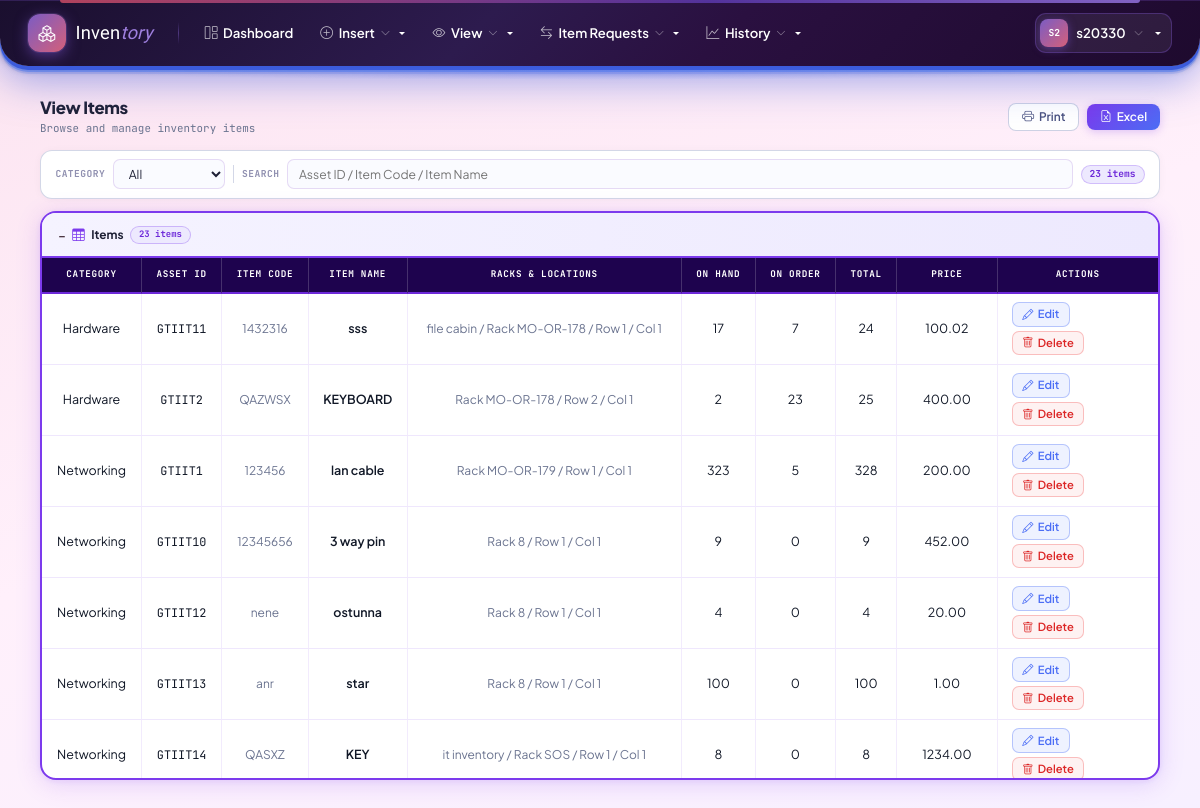
/items/ (signed in), run on the app's committed database.
### inventory/models.py (models this page shows, shortened)
class User(AbstractUser):
    REQUIRED_FIELDS = ['email']
    stage = models.PositiveSmallIntegerField(default=1)
    full_name = models.CharField(max_length=200, blank=True, default='')
    mobile_number = models.CharField(max_length=30, blank=True, default='')
    category = models.CharField(
        max_length=50,
        blank=True,
        null=True
    )
    admin_section = models.CharField(
        max_length=100,
        blank=True,
        null=True
    )
    admin_department = models.CharField(
        max_length=100,
        blank=True,
        null=True
    )
    department = models.CharField(
        max_length=100,
        blank=True,
        null=True
    )
    section = models.CharField(
        max_length=100,
        blank=True,
        null=True
    )
    is_active = models.BooleanField(
        default=True,
        help_text='Designates whether this user should be treated as active.'
    )
    def is_stage1(self):
        return self.is_superuser or self.stage == 1
    def can_edit(self):
        return self.is_stage1() or self.is_stage2()
    def can_approve_issue_requests(self):
        return self.is_stage1() or self.is_stage2()
    def can_request_issue(self):
        return True  # all stages allowed
    def can_issue_items(self):
        return self.is_stage1() or self.is_stage2()
    def can_manage_users(self):
        return self.is_stage1()
    def allowed_categories(self):
        if self.is_stage1() or self.is_stage2():
            return [choice[0] for choice in CATEGORY_CHOICES]
        return []  # Stage 3 has no category access
    class Meta:
        verbose_name = 'User'
        verbose_name_plural = 'Users'

class Product(models.Model):
    category = models.CharField(max_length=20, choices=CATEGORY_CHOICES, db_index=True)
    asset_id = models.CharField(max_length=100, blank=True)
    item_code = models.CharField(max_length=100, blank=True, default='')
    item_name = models.CharField(max_length=200)
    cabin_name = models.CharField(max_length=100, blank=True, default='')
    row_number = models.PositiveIntegerField(null=True, blank=True)
    column_number = models.PositiveIntegerField(null=True, blank=True)
    measurement_unit = models.CharField(max_length=20, choices=MEASUREMENT_UNIT_CHOICES, blank=True, default='')
    measurement_value = models.CharField(max_length=200, blank=True, default='')
    location = models.CharField(max_length=200, blank=True, default='')
    quantity_available = models.PositiveIntegerField(default=0)
    requested_count = models.PositiveIntegerField(default=0)
    price = models.DecimalField(max_digits=12, decimal_places=2, null=True, blank=True)
    rack = models.ForeignKey(Rack, on_delete=models.SET_NULL, null=True, blank=True, related_name='products')
    created_at = models.DateTimeField(auto_now_add=True)
    updated_at = models.DateTimeField(auto_now=True)
    class Meta:
        unique_together = [('category', 'asset_id')]
        ordering = ['category', 'asset_id']
    @property
    def computed_location(self):
        parts = []
        if self.cabin_name:
            parts.append(self.cabin_name)
        if self.rack_id and self.rack and self.rack.rack_number:
            parts.append(f"Rack {self.rack.rack_number}")
        if self.row_number is not None:
            parts.append(f"Row {self.row_number}")
        if self.column_number is not None:
            parts.append(f"Col {self.column_number}")
        return " / ".join(parts) or self.location

### inventory/views.py (the view, shortened to what this page needs)
# urls.py: path('items/', views.view_items, name='view_items'),
@login_required
def view_items(request):
    category = request.GET.get('category', '').strip()
    q = request.GET.get('q', '').strip()
    qs = Product.objects.all()
    if q:
        qs = qs.filter(Q(asset_id__icontains=q) | Q(item_code__icontains=q) | Q(item_name__icontains=q))
    qs = qs.select_related('rack').annotate(
        regular_orders_on_order=Coalesce(
            Sum(
                Case(
                    When(
                        orders__status__in=[Order.STATUS_PENDING, Order.STATUS_PARTIAL],
                        then=F('orders__quantity_requested') - F('orders__quantity_provided'),
                    ),
                    default=0,
                    output_field=IntegerField(),
                )
            ),
            0,
        ),
        purchase_requests_on_order=Coalesce(
            Sum(
                Case(
                    When(
                        management_upload_requests__status=ManagementUploadRequest.STATUS_PENDING,
                        then=F('management_upload_requests__quantity_requested') - F('management_upload_requests__quantity_received'),
                    ),
                    default=0,
                    output_field=IntegerField(),
                )
            ),
            0,
        )
    ).annotate(
        on_order=F('regular_orders_on_order') + F('purchase_requests_on_order'),
        total_items=F('quantity_available') + F('on_order')
    )
    products = qs.order_by('category', 'asset_id')[:500]
    grouped_products = {}
    for product in products:
        key = product.asset_id
        if key not in grouped_products:
            grouped_products[key] = {
                'category': product.get_category_display(),
                'category_slug': product.category,
                'asset_id': product.asset_id,
                'item_code': product.item_code,
                'item_name': product.item_name,
                'racks': [],
                'total_quantity': 0,
                'total_on_order': 0,
                'total_items': 0,
                'price': product.price,
                'first_product_pk': product.pk,  # Store pk of first product for editing
            }
        rack_info = {
            'location': product.computed_location or product.location,
            'quantity': product.quantity_available,
            'on_order': product.on_order,
            'total': product.total_items,
        }
        existing_rack = None
        for rack in grouped_products[key]['racks']:
            if rack['location'] == rack_info['location']:
                existing_rack = rack
                break
        if existing_rack:
            existing_rack['quantity'] += rack_info['quantity']
            existing_rack['on_order'] += rack_info['on_order']
            existing_rack['total'] += rack_info['total']
        else:
            grouped_products[key]['racks'].append(rack_info)
        grouped_products[key]['total_quantity'] += product.quantity_available
        grouped_products[key]['total_on_order'] += product.on_order
        grouped_products[key]['total_items'] += product.total_items
    grouped_products_list = list(grouped_products.values())
    return render(request, 'inventory/view_items.html', {
        'products': grouped_products_list,
        'selected_category': category,
        'q': q,
        'categories': [{'slug': c[0], 'name': c[1]} for c in CATEGORY_CHOICES],
        'grouped_view': True,
    })

### inventory/context_processors.py (called while the page is built, shortened)
def stage_permissions(request):
    if request.user.is_authenticated:
        choices = dict(CATEGORY_CHOICES)
        allowed = request.user.allowed_categories()
        return {
            'user_can_edit': request.user.can_edit(),
            'user_can_request_issue': request.user.can_request_issue(),
            'user_can_approve_issue_requests': request.user.can_approve_issue_requests(),
            'user_can_issue_items': request.user.can_issue_items(),
            'user_can_manage_users': request.user.can_manage_users(),
            'user_is_stage1': request.user.is_stage1(),
            'user_allowed_categories': allowed,
            'category_display': choices,
            'navbar_categories': [{'slug': c, 'name': choices.get(c, c)} for c in allowed],
        }

### inventory/templates/inventory/view_items.html (shortened to what this page needs)
{% extends 'inventory/base.html' %}
{% block content %}
<div class="container-fluid">
    <div class="vi-header">
        <div>
            <h5>View Items</h5>
            <p>Browse and manage inventory items</p>
        </div>
        <div class="vi-header-actions">
            <button class="btn-print" onclick="doPrint()">
                <i class="bi bi-printer"></i> Print
            </button>
            <a class="btn-pdf" href="{% url 'inventory:view_items_excel' %}?category={{ selected_category }}&q={{ q }}">
                <i class="bi bi-file-earmark-excel"></i> Excel
            </a>
        </div>
    </div>
    <div class="vi-filters">
        <span class="vi-filter-lbl">Category</span>
        <select id="vi-cat" onchange="viFilter()">
            <option value="">All</option>
        </select>
        <span class="vi-filter-lbl">Search</span>
        <input type="text" id="vi-q"
               placeholder="Asset ID / Item Code / Item Name"
               value="{{ q }}" oninput="viFilter()">
        <span class="vi-result-lbl" id="vi-badge">{{ products|length }} item{{ products|length|pluralize }}</span>
    </div>
    <div class="vi-card">
        <div class="vi-card-head">
           - <div class="vi-card-title">
                <i class="bi bi-table"></i>
                Items
                <span class="vi-count-badge" id="vi-count-badge">{{ products|length }} item{{ products|length|pluralize }}</span>
            </div>
        </div>
        <div class="vi-tbl-wrap">
            <table class="vi-tbl" id="vi-tbl">
                <thead>
                    <tr>
                        <th>Category</th>
                        <th>Asset ID</th>
                        <th>Item Code</th>
                        <th>Item Name</th>
                        {% if user.stage == 1 or user.stage == 2 or user.is_superuser %}
                        {% if grouped_view %}<th>Racks &amp; Locations</th>
                        {% else %}<th>Location</th>{% endif %}
                        {% endif %}
                        {% if user.stage == 1 or user.stage == 2 or user.is_superuser %}
                        <th>On Hand</th>
                        <th>On Order</th>
                        <th>Total</th>
                        {% endif %}
                        <th>Price</th>
                        {% if user.can_edit %}<th class="col-actions">Actions</th>{% endif %}
                    </tr>
                </thead>
                <tbody id="vi-tbody">
                    {% for p in products %}
                    <tr data-cat="{{ p.category_slug|default:p.category|lower }}"
                        data-q="{{ p.asset_id|lower }} {{ p.item_code|lower }} {{ p.item_name|lower }}">
                        <td>{{ p.category }}</td>
                        <td><span class="plain-mono">{{ p.asset_id }}</span></td>
                        <td><span class="plain-muted">{{ p.item_code|default:"—" }}</span></td>
                        <td><span class="plain-bold">{{ p.item_name }}</span></td>
                        {% if user.stage == 1 or user.stage == 2 or user.is_superuser %}
                        {% if grouped_view %}
                        <td>
                            {% for rack in p.racks %}
                            <div class="plain-muted">{{ rack.location }}</div>
                            {% endfor %}
                        </td>
                        {% else %}
                        <td><span class="plain-muted">{{ p.computed_location|default:p.location }}</span></td>
                        {% endif %}
                        {% endif %}
                        {% if user.stage == 1 or user.stage == 2 or user.is_superuser %}
                        <td>{{ p.total_quantity }}</td>
                        <td>{{ p.total_on_order }}</td>
                        <td>{{ p.total_items }}</td>
                        {% endif %}
                        <td>{{ p.price|default:"—" }}</td>
                        {% if user.can_edit %}
                        <td class="col-actions">
                            <div class="d-flex gap-1 flex-wrap">
                                {% if grouped_view %}
                                <a href="{% url 'inventory:edit_product' pk=p.first_product_pk %}" class="btn-edit">
                                    <i class="bi bi-pencil"></i> Edit
                                </a>
                                {% if user.is_stage1 %}
                                <a href="{% url 'inventory:product_delete_confirm' pk=p.first_product_pk %}" class="btn-del"
                                   onclick="return confirm('This will delete all locations. Provide a reason.');">
                                    <i class="bi bi-trash"></i> Delete
                                </a>
                                {% endif %}
                                {% endif %}
                            </div>
                        </td>
                        {% endif %}
                    </tr>
                    {% endfor %}
                </tbody>
            </table>
        </div>
    </div>
</div>
{% endblock %}

### inventory/templates/inventory/base.html (shortened to what this page needs)
{% load static %}
<!DOCTYPE html>
<html lang="en">
<head>
    <link href="https://cdn.jsdelivr.net/npm/bootstrap@5.3.2/dist/css/bootstrap.min.css" rel="stylesheet">
    <link href="https://cdn.jsdelivr.net/npm/bootstrap-icons@1.11.1/font/bootstrap-icons.css" rel="stylesheet">
</head>
<body>
    {% if user.is_authenticated %}
    <nav class="top-navbar">
        <a href="{% url 'inventory:dashboard' %}" class="nb-brand">
            <div class="nb-brand-icon"><i class="bi bi-boxes"></i></div>
            <span class="nb-brand-name">Inven<span>tory</span></span>
        </a>
        <a class="nb-link" href="{% url 'inventory:dashboard' %}">
            <i class="bi bi-grid-1x2"></i> Dashboard
        </a>
        {% if user_can_edit %}
        <div class="dropdown">
            <a class="nb-link dropdown-toggle" href="#" data-bs-toggle="dropdown">
                <i class="bi bi-plus-circle"></i> Insert <i class="bi bi-chevron-down"></i>
            </a>
        </div>
        {% endif %}
        {% if user.stage == 3 %}
        <a class="nb-link" href="{% url 'inventory:view_items' %}">
            <i class="bi bi-archive"></i> View Items
        </a>
        {% else %}
        <div class="dropdown">
            <a class="nb-link dropdown-toggle" href="#" data-bs-toggle="dropdown">
                <i class="bi bi-eye"></i> View <i class="bi bi-chevron-down"></i>
            </a>
        </div>
        {% endif %}
        {% if user_can_request_issue or user_can_approve_issue_requests or user_can_issue_items %}
        {% if user.stage == 3 %}
        <a class="nb-link" href="{% url 'inventory:issue_requests' %}">
            <i class="bi bi-list-check"></i> Request an Item
        </a>
        {% else %}
        <div class="dropdown">
            <a class="nb-link dropdown-toggle" href="#" data-bs-toggle="dropdown">
                <i class="bi bi-arrow-left-right"></i> Item Requests <i class="bi bi-chevron-down"></i>
            </a>
        </div>
        {% endif %}
        {% endif %}
        {% if user_can_manage_users or user.stage == 2 %}
        <div class="dropdown">
            <a class="nb-link dropdown-toggle" href="#" data-bs-toggle="dropdown">
                <i class="bi bi-graph-up"></i> History <i class="bi bi-chevron-down"></i>
            </a>
        </div>
        {% endif %}
        <div class="nb-right">
            <div class="dropdown">
                <a class="nb-user-btn dropdown-toggle" href="#" data-bs-toggle="dropdown">
                    <div class="nb-user-avatar">{{ user.username|slice:":2"|upper }}</div>
                    {{ user.username }}
                    <i class="bi bi-chevron-down"></i>
                </a>
            </div>
        </div>
    </nav>
    {% endif %}
    <main class="{% if user.is_authenticated %}main-wrap{% endif %}">
        {% block content %}{% endblock %}
    </main>
</body>
</html>

### data on the page
User: username "S2", username "s20330", is_superuser False (drawn)
Product: category "Hardware", asset_id "GTIIT11", item_code "1432316", item_name "sss", location "file cabin / Rack MO-OR-178 / Row 1 / Col 1", total_quantity "17", total_on_order "7", total_items "24", price "100.02"
Product: asset_id "GTIIT2", item_code "QAZWSX", item_name "KEYBOARD", price "400.00"
Product: asset_id "GTIIT1", item_code "123456", item_name "lan cable", price "200.00"
Product: asset_id "GTIIT10", item_code "12345656", item_name "3 way pin", price "452.00"
Product: category "Networking", asset_id "GTIIT12", item_code "nene", item_name "ostunna", location "Rack 8 / Row 1 / Col 1", total_quantity "4", total_on_order "0", total_items "4", price "20.00"
Product: asset_id "GTIIT13", item_code "anr", item_name "star", price "1.00"
Product: asset_id "GTIIT14", item_code "QASXZ", item_name "KEY", price "1234.00"

### other printed values
{{ p.category }} "Hardware" "Networking" "Networking" "Networking" "Networking"
{{ rack.location }} "Rack MO-OR-178 / Row 2 / Col 1" "Rack MO-OR-179 / Row 1 / Col 1" "Rack 8 / Row 1 / Col 1" "Rack 8 / Row 1 / Col 1" "it inventory / Rack SOS / Row 1 / Col 1"
{{ p.total_quantity }} "2" "323" "9" "100" "8"
{{ p.total_on_order }} "23" "5" "0" "0" "0"
{{ p.total_items }} "25" "328" "9" "100" "8"
